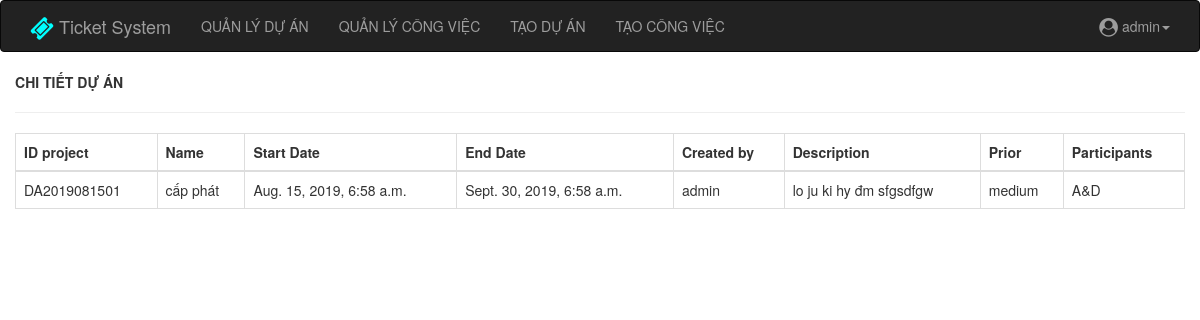
/detail_project/1/ (signed in), run on the app's committed database.
### project/models.py (models this page shows, shortened)
class Project(models.Model):
    IDproject = models.CharField(max_length=100, unique=True)
    name = models.CharField(max_length=200)
    startDate = models.DateTimeField(auto_now=False, auto_now_add=False)
    endDate = models.DateTimeField(auto_now=False, auto_now_add=False)
    createdby = models.ForeignKey(User, on_delete=models.CASCADE, related_name='createdby')
    description = models.TextField(blank=True)
    prior = models.CharField(max_length=50, choices=prior_choices, default='medium')
    participants = models.ForeignKey(Group,on_delete=models.CASCADE,
                                     related_name='participants',null=True, blank=True)

### project/views.py (the view)
# urls.py: path('detail_project/<int:id>/', views.detail_pro, name='detail_pro'),
@login_required(login_url='/login/')
def detail_pro(request, id):
    projects = get_object_or_404(Project, id=id)
    return render(request, 'detail_project.htm', {'projects': projects})

### project/templates/detail_project.htm
{% extends "base.htm" %}
{% block content %}
<div>
    <b>CHI TIẾT DỰ ÁN</b>
    <hr>
</div>
<table class="table table-bordered">
    <thead>
        <tr>
            <th scope="col">ID project</th>
            <th scope="col">Name</th>
            <th scope="col">Start Date</th>
            <th scope="col">End Date</th>
            <th scope="col">Created by</th>
            <th scope="col">Description</th>
            <th scope="col">Prior</th>
            <th scope="col">Participants</th>
        </tr>
    </thead>
    <tbody>
        <tr>
            <td>{{projects.IDproject}}</td>
            <td>{{projects.name}}</td>
            <td>{{projects.startDate}}</td>
            <td>{{projects.endDate}}</td>
            <td>{{projects.createdby}}</td>
            <td>{{projects.description}}</td>
            <td>{{projects.prior}}</td>
            <td>{{projects.participants}}</td>
        </tr>
    </tbody>
</table>
{% endblock content %}

### project/templates/base.htm (shortened to what this page needs)
<!DOCTYPE html>
<html lang="en">
<head>
  <link rel="stylesheet" href="https://maxcdn.bootstrapcdn.com/font-awesome/4.7.0/css/font-awesome.min.css">
  <link rel="stylesheet" href="https://maxcdn.bootstrapcdn.com/font-awesome/4.7.0/css/font-awesome.min.css">
  <link rel="stylesheet" type="text/css"
    href="https://cdnjs.cloudflare.com/ajax/libs/bootstrap-datetimepicker/4.17.43/css/bootstrap-datetimepicker.min.css">
  <link rel="stylesheet" type="text/css"
    href="https://cdnjs.cloudflare.com/ajax/libs/bootstrap-datetimepicker/4.17.43/css/bootstrap-datetimepicker-standalone.css">
  <link rel="stylesheet" href="https://maxcdn.bootstrapcdn.com/bootstrap/3.3.5/css/bootstrap.min.css">
  <link rel="stylesheet" href="https://unpkg.com/multiple-select@1.3.1/dist/multiple-select.min.css">
  <link rel="stylesheet" href="//code.jquery.com/ui/1.12.1/themes/base/jquery-ui.css">
  <link rel="stylesheet" href="https://cdn.datatables.net/1.10.19/css/jquery.dataTables.min.css">
  <link rel="stylesheet" href="https://cdn.datatables.net/buttons/1.5.6/css/buttons.dataTables.min.css">
  <link rel="stylesheet" href="https://cdnjs.cloudflare.com/ajax/libs/ion-rangeslider/2.3.0/css/ion.rangeSlider.min.css">
  <link rel="stylesheet" href="https://cdnjs.cloudflare.com/ajax/libs/Chart.js/2.8.0/Chart.css"
 />
</head>
<body>
  <div class="head">
    <nav class="navbar navbar-inverse">
      <div class="container">
        <div class="navbar-header">
          <a class="navbar-brand" href="{% url 'home' %}"><span class="fa fa-ticket fa-lg" aria-hidden="true"></span> Ticket System</a>
        </div>
        <ul class="nav navbar-nav" id="menu">
          <li class="#"><a href="{% url 'project_list'%}">QUẢN LÝ DỰ ÁN</a></li>
          <li class="#"><a href="{% url 'task_list_admin' %}">QUẢN LÝ CÔNG VIỆC</a></li>
          <li><a href="{% url 'addproject'%}">TẠO DỰ ÁN</a></li>
          <li><a href="{% url 'add_task' %}">TẠO CÔNG VIỆC</a></li>
        </ul>
        {% if user.is_authenticated %}
        <ul class="nav navbar-nav navbar-right">
          <li class="dropdown"><a class="dropdown-toggle" data-toggle="dropdown" href="#"><span class="fa fa-user-circle fa-lg"></span>  {{user}}<span
                class="caret"></span></a>
              {% else %}
              <li><a href="{% url 'login'%}"><span class="glyphicon glyphicon-log-in"></span> Login</a></li>
              {% endif %}
          </li>
        </ul>
      </div>
    </nav>
  </div>
  <div class="container-fluid">
    <div>
      {% block content %}
      {% endblock %}
    </div>
  </div>
</body>
</html>

### project/templates/base.htm (style rules this page uses)
.nav { list-style-type: none; text-align: center; }
.fa-ticket { color: aqua; }

### data on the page
Project: IDproject "DA2019081501", name "cấp phát", startDate "Aug. 15, 2019, 6:58 a.m.", endDate "Sept. 30, 2019, 6:58 a.m.", createdby "admin", description "lo ju ki hy đm sfgsdfgw", prior "medium", participants "A&D"

### other printed values
{{ user }} "admin"
